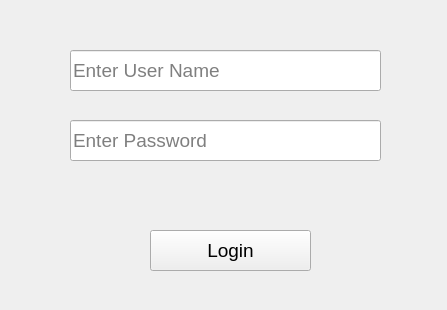
<?xml version="1.0" encoding="UTF-8"?>
<ui version="4.0">
 <class>Form</class>
 <widget class="QWidget" name="Form">
  <property name="geometry">
   <rect>
    <x>0</x>
    <y>0</y>
    <width>447</width>
    <height>310</height>
   </rect>
  </property>
  <property name="font">
   <font>
    <family>Segoe UI</family>
    <pointsize>14</pointsize>
   </font>
  </property>
  <property name="windowTitle">
   <string>Form</string>
  </property>
  <widget class="QPushButton" name="pushButton">
   <property name="geometry">
    <rect>
     <x>150</x>
     <y>230</y>
     <width>161</width>
     <height>41</height>
    </rect>
   </property>
   <property name="text">
    <string>Login</string>
   </property>
  </widget>
  <widget class="QLineEdit" name="lineEdit">
   <property name="geometry">
    <rect>
     <x>70</x>
     <y>50</y>
     <width>311</width>
     <height>41</height>
    </rect>
   </property>
   <property name="placeholderText">
    <string>Enter User Name</string>
   </property>
  </widget>
  <widget class="QLineEdit" name="lineEdit_2">
   <property name="geometry">
    <rect>
     <x>70</x>
     <y>120</y>
     <width>311</width>
     <height>41</height>
    </rect>
   </property>
   <property name="text">
    <string/>
   </property>
   <property name="echoMode">
    <enum>QLineEdit::Password</enum>
   </property>
   <property name="placeholderText">
    <string>Enter Password</string>
   </property>
  </widget>
  <widget class="QLabel" name="label">
   <property name="enabled">
    <bool>false</bool>
   </property>
   <property name="geometry">
    <rect>
     <x>40</x>
     <y>180</y>
     <width>381</width>
     <height>31</height>
    </rect>
   </property>
   <property name="font">
    <font>
     <pointsize>10</pointsize>
    </font>
   </property>
   <property name="text">
    <string/>
   </property>
  </widget>
 </widget>
 <resources/>
 <connections/>
</ui>
